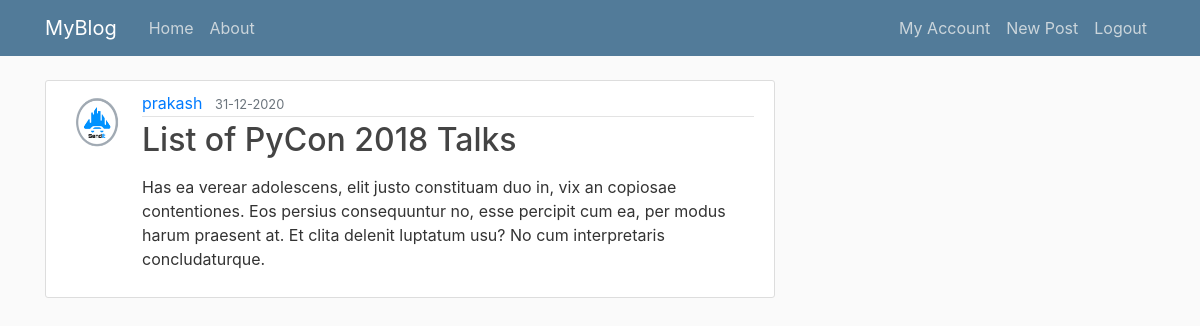
The page /post/7 (signed in) on the database as committed earlier.
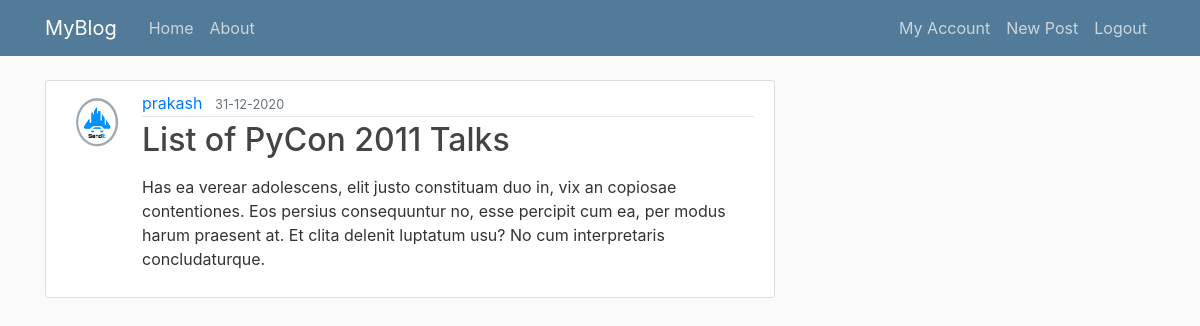
The same page on the database as committed later.
### flask_blog/models.py (models this page shows, shortened)
class Post(db.Model):
    id =db.Column(db.Integer, primary_key=True)
    title = db.Column(db.String(100),nullable=False)
    date_posted = db.Column(db.DateTime, nullable=False, default = datetime.utcnow)
    content = db.Column(db.Text, nullable=False)
    user_id = db.Column(db.Integer, db.ForeignKey('user.id'), nullable=False)

### flask_blog/posts/routes.py (the view)
@posts.route('/post/<post_id>', methods=['GET','POST'])
def post(post_id):
    post = Post.query.get_or_404(post_id)
    return render_template('post.html', title=post.title, post=post)

### flask_blog/models.py (called while the page is built)
@login_manager.user_loader
def load_user(user_id):
    return User.query.get(int(user_id))

### flask_blog/templates/post.html (shortened to what this page needs)
{%extends "layout.html"%}
{% block content %}
            <article class="media content-section">
                <img class="rounded-circle article-img" src="{{ url_for('static', filename='profile_pics/' + post.author.image_file) }}">
                <div class="media-body">
                    <div class="article-metadata">
                    <a class="mr-2" href="{{ url_for('users.user_posts', username=post.author.username) }}">{{ post.author.username }}</a>
                    <small class="text-muted">{{ post.date_posted.strftime('%d-%m-%Y') }}</small>
                    </div>
                    <h2 class="article-title">{{ post.title }}</h2>
                    <p class="article-content">{{ post.content|safe }}</p>
                </div>
            </article>
{% endblock content %}

Rows that differ between the two databases and show on the page:
changed Post: title "List of PyCon 2018 Talks" → "List of PyCon 2011 Talks"
